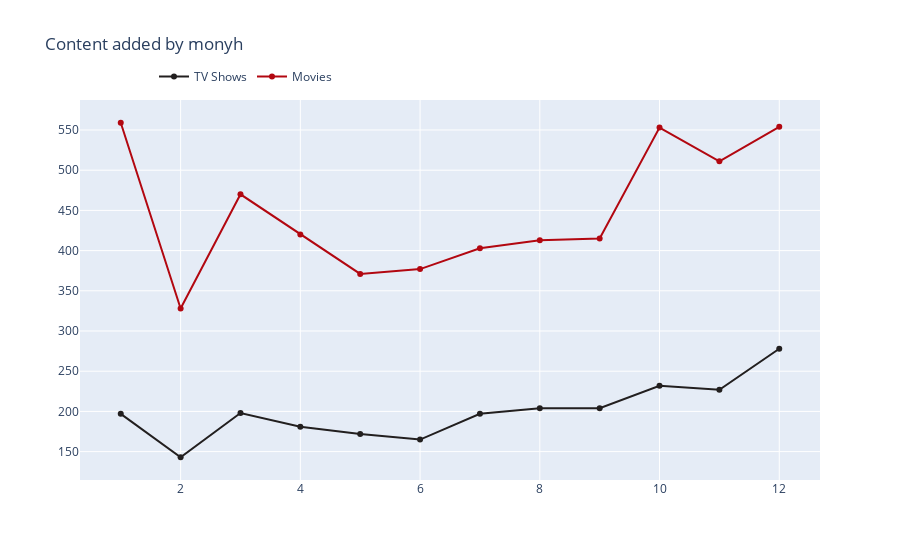

Notebook code cell kept with this figure:
### Code cell
# this code creates two scatter plots to visualize the counts of TV shows and movies added on Netflix by the month, and displays them using Plotly.
col = "month_added"

vc1 = n_shows[col].value_counts().reset_index() #n_shows['year_added'].value_counts.reset_index()
vc1 = vc1.rename(columns = {col : "count", "index" : col})
vc1['percent'] = vc1['count'].apply(lambda x : 100*x/sum(vc1['count']))
vc1 = vc1.sort_values(col)

vc2 = n_movies[col].value_counts().reset_index()
vc2 = vc2.rename(columns = {col : "count", "index" : col})
vc2['percent'] = vc2['count'].apply(lambda x : 100*x/sum(vc2['count']))
vc2 = vc2.sort_values(col)

trace1 = go.Scatter(x=vc1[col], y=vc1["count"], name="TV Shows", marker=dict(color="#221f1f"))
#trace1 = go.scatter(x=vc1['year_added'],y = vc1['count'])
trace2 = go.Scatter(x=vc2[col], y=vc2["count"], name="Movies", marker=dict(color="#b20710"))
Trace = [trace1, trace2]
layout = go.Layout(title="Content added by monyh", legend=dict(x=0.1, y=1.1, orientation="h"))
fig = go.Figure(Trace, layout=layout)
fig.show()

### Figure 1 — Plotly figure (JSON) as saved in the notebook; plotly's stock layout.template omitted (floating-point values rounded to 4 significant figures)
{"data": [{"marker": {"color": "#221f1f"}, "name": "TV Shows", "type": "scatter", "x": [1, 2, 3, 4, 5, 6, 7, 8, 9, 10, 11, 12], "y": [197, 143, 198, 181, 172, 165, 197, 204, 204, 232, 227, 278]}, {"marker": {"color": "#b20710"}, "name": "Movies", "type": "scatter", "x": [1, 2, 3, 4, 5, 6, 7, 8, 9, 10, 11, 12], "y": [559, 328, 470, 420, 371, 377, 403, 413, 415, 553, 511, 554]}], "layout": {"legend": {"orientation": "h", "x": 0.1, "y": 1.1}, "title": {"text": "Content added by monyh"}}}
